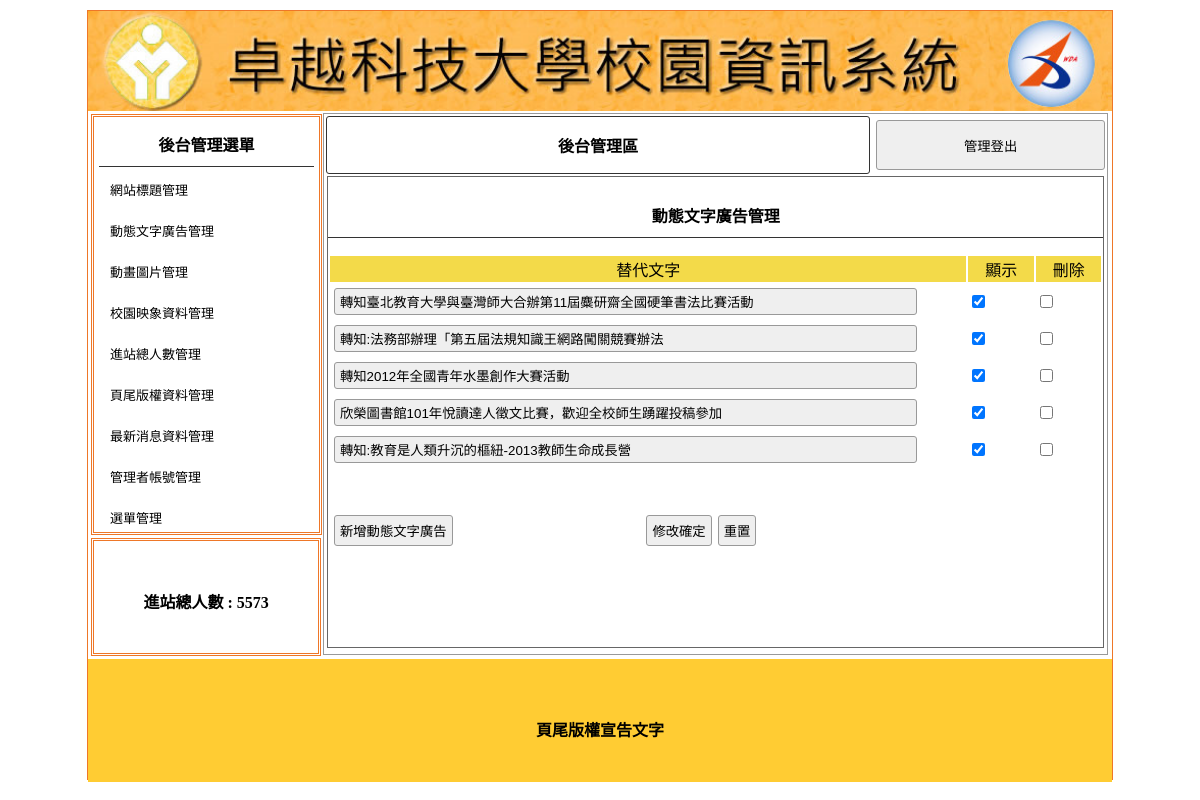
The app's page /freehost/admin.php?do=aad (signed in) with its own data.
### tables this page shows
CREATE TABLE `t3_title` (
  `id` int(10) UNSIGNED NOT NULL,
  `img` text NOT NULL,
  `text` text NOT NULL,
  `dpy` int(1) NOT NULL
);

CREATE TABLE `t7_total` (
  `id` int(10) UNSIGNED NOT NULL,
  `num` int(11) NOT NULL
);

CREATE TABLE `t4_maqe` (
  `id` int(10) UNSIGNED NOT NULL,
  `text` text NOT NULL,
  `dpy` int(1) NOT NULL
);

CREATE TABLE `t8_footer` (
  `id` int(10) UNSIGNED NOT NULL,
  `text` text NOT NULL
);

### freehost/sql.php (the view, shortened to what this page needs)
<?php
$db = new PDO("mysql:host=sql300.byethost.com;dbname=b15_24487777_db01;charset=utf8", "b15_24487777", "L@ki0522", null);
function select($tb, $wh){
  global $db;
  return $db->query("select * from " . $tb . " where " . $wh)->fetchAll();
}
$rows=select("t3_title","dpy=1");
$t3_img="upload/".$rows[0]['img'];
$t3_txt=$rows[0]['text'];
$rows = select("t4_maqe", "dpy=1");
$rows=select("t7_total",1);
$t7_num=$rows[0]['num'];
$rows=select("t8_footer",1);
$t8_txt=$rows[0]['text'];

### freehost/sql.php (the view, shortened to what this page needs)
<?php
$db = new PDO("mysql:host=sql300.byethost.com;dbname=b15_24487777_db01;charset=utf8", "b15_24487777", "L@ki0522", null);
function select($tb, $wh){
  global $db;
  return $db->query("select * from " . $tb . " where " . $wh)->fetchAll();
}
$rows=select("t3_title","dpy=1");
$t3_img="upload/".$rows[0]['img'];
$t3_txt=$rows[0]['text'];
$rows = select("t4_maqe", "dpy=1");
$rows=select("t7_total",1);
$t7_num=$rows[0]['num'];
$rows=select("t8_footer",1);
$t8_txt=$rows[0]['text'];

### freehost/admin.php (shortened to what this page needs)
<?php
require_once('sql.php');
$mainzone=(empty($_GET['do']))?"atitle":$_GET['do'];
?>
<!DOCTYPE html PUBLIC "-//W3C//DTD XHTML 1.0 Transitional//EN" "http://www.w3.org/TR/xhtml1/DTD/xhtml1-transitional.dtd">
<html xmlns="http://www.w3.org/1999/xhtml">
<head>
	<link href="./Management page_files/css.css" rel="stylesheet" type="text/css">
</head>
<body>
	<div id="main">
		<a title="<?=$t3_txt?>" href="?">
			<div title="<?=$t3_txt?>" class="ti" style="background:url('<?=$t3_img?>'); background-size:cover;"></div>
		</a>
		<div id="ms">
			<div id="lf" style="float:left;">
				<div id="menuput" class="dbor">
					<span class="t botli">後台管理選單</span>
					<a style="color:#000; font-size:13px; text-decoration:none;" href="?do=atitle">
						<div class="mainmu">
							網站標題管理 </div>
					</a>
					<a style="color:#000; font-size:13px; text-decoration:none;" href="?do=aad">
						<div class="mainmu">
							動態文字廣告管理 </div>
					</a>
					<a style="color:#000; font-size:13px; text-decoration:none;" href="?do=amvim">
						<div class="mainmu">
							動畫圖片管理 </div>
					</a>
					<a style="color:#000; font-size:13px; text-decoration:none;" href="?do=aimage">
						<div class="mainmu">
							校園映象資料管理 </div>
					</a>
					<a style="color:#000; font-size:13px; text-decoration:none;" href="?do=atotal">
						<div class="mainmu">
							進站總人數管理 </div>
					</a>
					<a style="color:#000; font-size:13px; text-decoration:none;" href="?do=abottom">
						<div class="mainmu">
							頁尾版權資料管理 </div>
					</a>
					<a style="color:#000; font-size:13px; text-decoration:none;" href="?do=anews">
						<div class="mainmu">
							最新消息資料管理 </div>
					</a>
					<a style="color:#000; font-size:13px; text-decoration:none;" href="?do=aadmin">
						<div class="mainmu">
							管理者帳號管理 </div>
					</a>
					<a style="color:#000; font-size:13px; text-decoration:none;" href="?do=amenu">
						<div class="mainmu">
							選單管理 </div>
					</a>
				</div>
				<div class="dbor" style="margin:3px; width:95%; height:20%; line-height:100px;">
					<span class="t">進站總人數 :
						<?= $t7_num?> </span>
				</div>
			</div>
			<div class="di" style="height:540px; border:#999 1px solid; width:76.5%; margin:2px 0px 0px 0px; float:left; position:relative; left:20px;">
				<table width="100%">
					<tbody>
						<tr>
							<td style="width:70%;font-weight:800; border:#333 1px solid; border-radius:3px;" class="cent"><a href="?do=admin" style="color:#000; text-decoration:none;">後台管理區</a></td>
							<td><button onclick="document.cookie='user=';location.replace('api.php?do=logout')" style="width:99%; margin-right:2px; height:50px;">管理登出</button></td>
						</tr>
					</tbody>
				</table>
				<div style="width:99%; height:87%; margin:auto; overflow:auto; border:#666 1px solid;">
<?php include_once($mainzone.".php")?>
				</div>
			</div>
		</div>
		<div style="width:1024px; left:0px; position:relative; background:#FC3; margin-top:4px; height:123px; display:block;">
			<span class="t" style="line-height:123px;"><?=$t8_txt?></span>
		</div>
	</div>
</body>
</html>

### freehost/aad.php (shortened to what this page needs)
<p class="t cent botli">動態文字廣告管理</p>
<form method="post" action="api.php?do=maqemdy">
  <table width="100%">
    <tbody>
      <tr class="yel">
        <td width="68%">替代文字</td>
        <td width="7%">顯示</td>
        <td width="7%">刪除</td>
      </tr>
      <?php
      $rows = select("t4_maqe", 1);
      foreach ($rows as $row) {
        $ckd = ($row['dpy']) ? "checked" : "";
        ?>
        <tr>
          <td><input style="width:90%" type="text" name="text[<?= $row['id'] ?>]" value="<?= $row['text'] ?>" ></td>
          <td>
            <input type="checkbox" name="dpy[<?= $row['id'] ?>]" value="1" <?= $ckd ?>>
          </td>
          <td><input type="checkbox" name="del[]" value="<?= $row['id'] ?>"></td>
        </tr>
      <?php
      }
      ?>
    </tbody>
  </table>
  <table style="margin-top:40px; width:70%;">
    <tbody>
      <tr>
        <td width="200px"><input type="button" onclick="op('#cover','#cvr','view.php?do=maqeadd')" value="新增動態文字廣告"></td>
        <td class="cent"><input type="submit" value="修改確定"><input type="reset" value="重置"></td>
      </tr>
    </tbody>
  </table>
</form>

### freehost/Management page_files/css.css (style rules this page uses)
body { padding:0px; margin:0px; }
#main { width:1024px; height:768px; margin:10px auto 10px auto; border:#EE7728 1px solid; position:relative; }
.ti { width:100%; height:100px; position:relative; background-size:cover; background-repeat:no-repeat; }
.dbor { border:#EE7728 double 3px; margin:1px; padding:2px 10px 2px 10px; }
.t { font-weight:800; display:block; text-align:center; padding:10px 1px 10px 1px; }
.botli { border-bottom:#333 1px solid; }
.mainmu { position:relative; border-radius:10px; background:url(icon/menu.fw.png) center no-repeat; background-size:cover; line-height:30px; padding:2px 10px 2px 10px; margin:7px 1px 7px 1px; }
#lf { height:540px; width:21%; display:inline-block; }
#menuput { width:100%; height:75%; position:relative; padding:5px; display:block; margin: 3px; }
.di { display:inline-block; }
.cent { text-align:center; }
input,button { border:#999 1px solid; border-radius:3px; background:#EFEFEF; padding:5px; margin:3px; }
input[type=text],input[type=password] { width:150px; }
.yel td { background:#F3DA49; text-align:center; }

### records on screen
t3_title: img (picture)
t7_total: num "5573"
t4_maqe: text "轉知臺北教育大學與臺灣師大合辦第11屆麋研齋全國硬筆書法比賽活動"
t4_maqe: text "轉知:法務部辦理「第五屆法規知識王網路闖關競賽辦法"
t4_maqe: text "轉知2012年全國青年水墨創作大賽活動"
t4_maqe: text "欣榮圖書館101年悅讀達人徵文比賽，歡迎全校師生踴躍投稿參加"
t4_maqe: text "轉知:教育是人類升沉的樞紐-2013教師生命成長營"
t8_footer: text "頁尾版權宣告文字"
